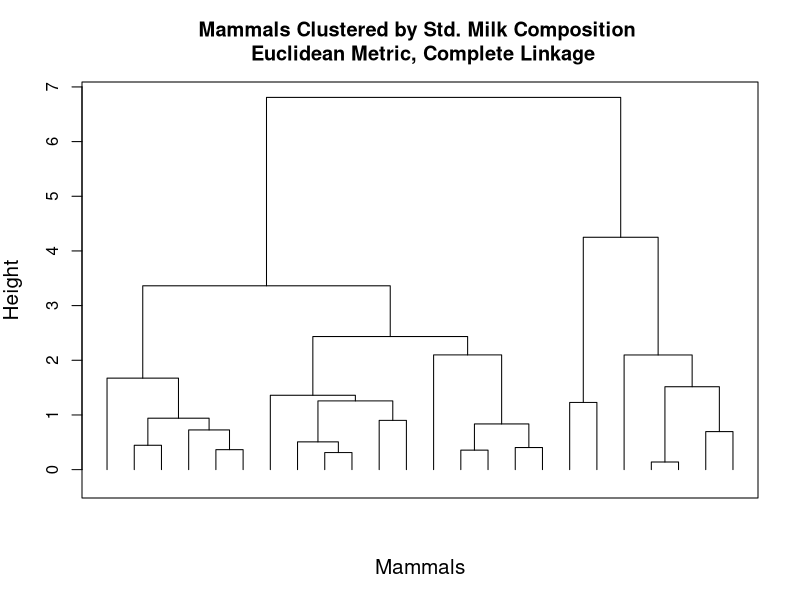
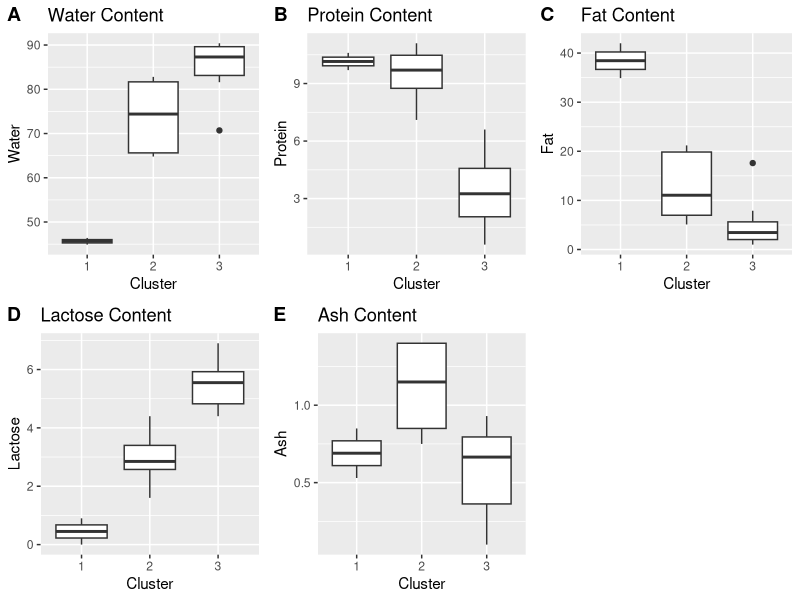
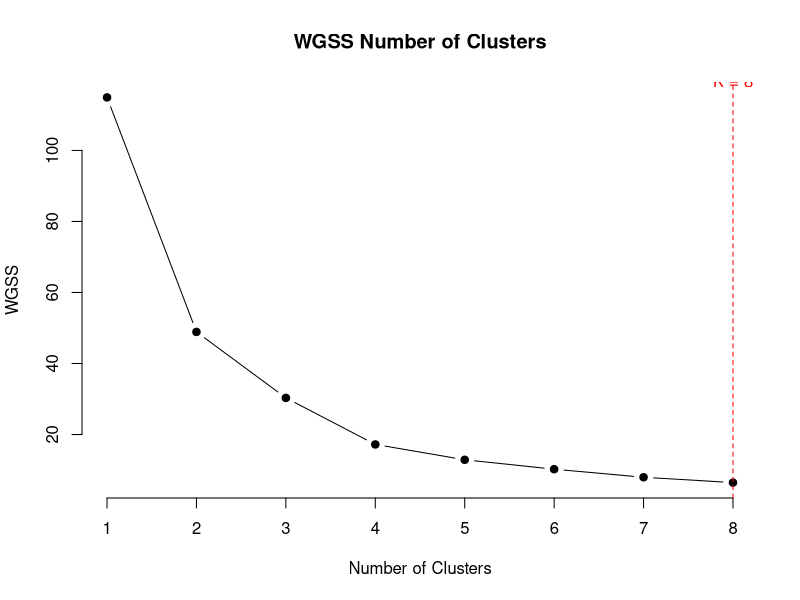

The R script that drew these images, in order:
## ---- chunk 1
knitr::opts_chunk$set(warning=FALSE, message=FALSE)
## ---- chunk 2
library(tidyverse)
Mammals_Milk<-read.csv("Milk_Composition.csv",header=T,row.names=1)
head(Mammals_Milk)
## ---- chunk 3
summary(Mammals_Milk)

## ---- chunk 4
Mammals_Milk_Std<-round(scale(Mammals_Milk),2)
head(Mammals_Milk_Std)
## ---- chunk 5
clusture <- hclust(dist(Mammals_Milk_Std), method = "complete")
plot(clusture, main = "Mammals Clustered by Std. Milk Composition \n Euclidean Metric, Complete Linkage",sub = "", xlab = "Mammals", cex.lab = 1.25, hang = -1, frame.plot = TRUE, labels = FALSE)
## ---- chunk 6
set.seed(125)
MMilk_km_3 <- kmeans(Mammals_Milk_Std, centers = 3, nstart = 100)
MMilk_km_4 <- kmeans(Mammals_Milk_Std, centers = 4, nstart = 100)
Mammals_Milk_Clustered <- cbind(Mammals_Milk, km_3 = MMilk_km_3$cluster, km_4 = MMilk_km_4$cluster)
table_km_3 <- arrange(Mammals_Milk_Clustered, km_3)
table_km_4 <- arrange(Mammals_Milk_Clustered, km_4)
print("Sorted Table for k = 3")
print(table_km_3)
print("Sorted Table for k = 4")
print(table_km_4)

## ---- chunk 7
MMilk_Agg_K3 <- Mammals_Milk_Clustered %>%
  group_by(km_3) %>%
  summarize( Count = n(), Mean_Water = round(mean(Water),2), Mean_Protein = round(mean(Protein),2), Mean_Fat=round(mean(Fat),2), Mean_Lactose = round(mean(Lactose),2), Mean_Ash = round(mean(Ash),2))

MMilk_Agg_K4 <- Mammals_Milk_Clustered %>%
  group_by(km_3) %>%
  summarize( Count = n(), Mean_Water = round(mean(Water),2), Mean_Protein = round(mean(Protein),2), Mean_Fat=round(mean(Fat),2), Mean_Lactose = round(mean(Lactose),2), Mean_Ash = round(mean(Ash),2))

print("Summary Table for K = 3")
print(MMilk_Agg_K3)
print("Summary Table for K = 4")
print(MMilk_Agg_K4)
  
  
## ---- chunk 8
library(ggplot2)
library(cowplot)

graph1 <- ggplot(Mammals_Milk_Clustered, aes(x = factor(km_3), y = Water)) +
  geom_boxplot() +
  labs(x = "Cluster", y = "Water", title = "Water Content")

graph2 <- ggplot(Mammals_Milk_Clustered, aes(x = factor(km_3), y = Protein)) +
  geom_boxplot() +
  labs(x = "Cluster", y = "Protein", title = "Protein Content")

graph3 <- ggplot(Mammals_Milk_Clustered, aes(x = factor(km_3), y = Fat)) +
  geom_boxplot() +
  labs(x = "Cluster", y = "Fat", title = "Fat Content")

graph4 <- ggplot(Mammals_Milk_Clustered, aes(x = factor(km_3), y = Lactose)) +
  geom_boxplot() +
  labs(x = "Cluster", y = "Lactose", title = "Lactose Content")

graph5 <- ggplot(Mammals_Milk_Clustered, aes(x = factor(km_3), y = Ash)) +
  geom_boxplot() +
  labs(x = "Cluster", y = "Ash", title = "Ash Content")

plot_grid(graph1, graph2, graph3, graph4, graph5, labels = "AUTO")

## ---- chunk 9
wgss <- numeric(8)
for (k in 1:8) {
  set.seed(125)
  km <- kmeans(Mammals_Milk_Std, centers = k, nstart = 50)
  wgss[k] <- sum(km$withinss)
}
plot(1:8, wgss, type = "b", pch = 19, frame.plot = FALSE,
     main = "WGSS Number of Clusters",
     xlab = "Number of Clusters", ylab = "WGSS")
elbow <- which(diff(wgss) == max(diff(wgss))) + 1
abline(v = elbow, col = "red", lty = 2)
text(elbow, max(wgss), labels = paste("K =", elbow), pos = 3, col = "red")
